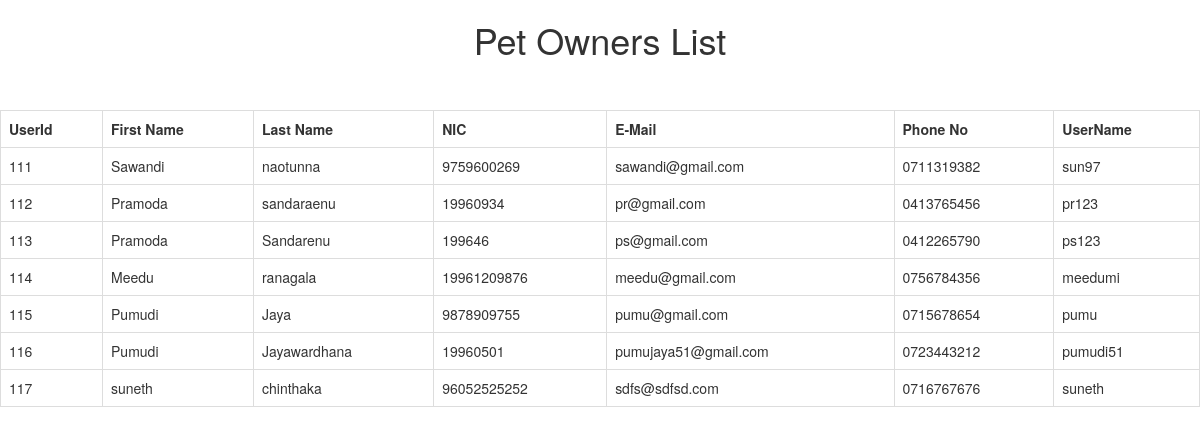
The page /Sawandi/viewOwnersInfo.php on the database its author committed.
### tables this page shows
CREATE TABLE `petowners` (
  `UserId` int(10) NOT NULL,
  `Fname` varchar(20) NOT NULL,
  `Lname` varchar(20) NOT NULL,
  `NIC` varchar(20) NOT NULL,
  `Email` varchar(50) NOT NULL,
  `Phone` varchar(10) NOT NULL,
  `Status` tinyint(1) NOT NULL
);

CREATE TABLE `userlogindetails` (
  `UserId` int(11) NOT NULL,
  `Username` varchar(20) NOT NULL,
  `Password` varchar(1000) NOT NULL,
  `UserType` varchar(20) NOT NULL
);

### Sawandi/viewOwnersInfo.php (the view, shortened to what this page needs)
<!DOCTYPE html>
<html>
<head>
	<link rel="stylesheet" href="https://maxcdn.bootstrapcdn.com/bootstrap/3.3.6/css/bootstrap.min.css" />
</head>
	<body>
		<h1 align = "center">Pet Owners List</h1>
		<br><br>
		<table border = "1" align = "center" class="table table-bordered">
			<tr>
				<th>UserId</th>
				<th>First Name</th>
				<th>Last Name</th>
				<th>NIC</th>
				<th>E-Mail</th>
				<th>Phone No</th>
				<th>UserName</th>
			</tr>
			<?php
				require_once('connection.php');
				$sql = "SELECT * from petowners p,userlogindetails u where p.UserId = u.UserId";
				$result = mysqli_query($con,$sql);
				if(mysqli_num_rows($result)>0){
					while($row = mysqli_fetch_assoc($result))
					{
						echo "<tr>
							<td>".$row["UserId"]."</td>
							<td>".$row["Fname"]."</td>
							<td>".$row["Lname"]."</td>
							<td>".$row["NIC"]."</td>
							<td>".$row["Email"]."</td>
							<td>".$row["Phone"]."</td>
							<td>".$row["Username"]."</td>
												</tr>";
					}
					echo "</table>";
				}
				else
				{
					echo "0 result";
				}
			?>
	</body>
</html>

### rows shown on the page
petowners: userlogindetails.UserId "111", Fname "Sawandi", Lname "naotunna", NIC "9759600269", Email "sawandi@gmail.com", Phone "0711319382", userlogindetails.Username "sun97"
petowners: userlogindetails.UserId "112", Fname "Pramoda", Lname "sandaraenu", NIC "19960934", Email "pr@gmail.com", Phone "0413765456", userlogindetails.Username "pr123"
petowners: userlogindetails.UserId "113", Fname "Pramoda", Lname "Sandarenu", NIC "199646", Email "ps@gmail.com", Phone "0412265790", userlogindetails.Username "ps123"
petowners: userlogindetails.UserId "114", Fname "Meedu", Lname "ranagala", NIC "19961209876", Email "meedu@gmail.com", Phone "0756784356", userlogindetails.Username "meedumi"
petowners: userlogindetails.UserId "115", Fname "Pumudi", Lname "Jaya", NIC "9878909755", Email "pumu@gmail.com", Phone "0715678654", userlogindetails.Username "pumu"
petowners: userlogindetails.UserId "116", Fname "Pumudi", Lname "Jayawardhana", NIC "19960501", Email "pumujaya51@gmail.com", Phone "0723443212", userlogindetails.Username "pumudi51"
petowners: userlogindetails.UserId "117", Fname "suneth", Lname "chinthaka", NIC "96052525252", Email "sdfs@sdfsd.com", Phone "0716767676", userlogindetails.Username "suneth"
